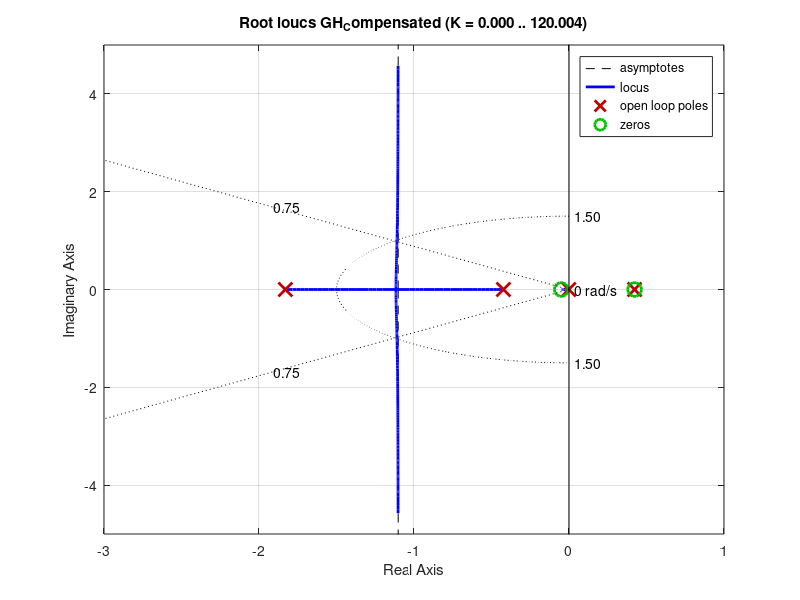
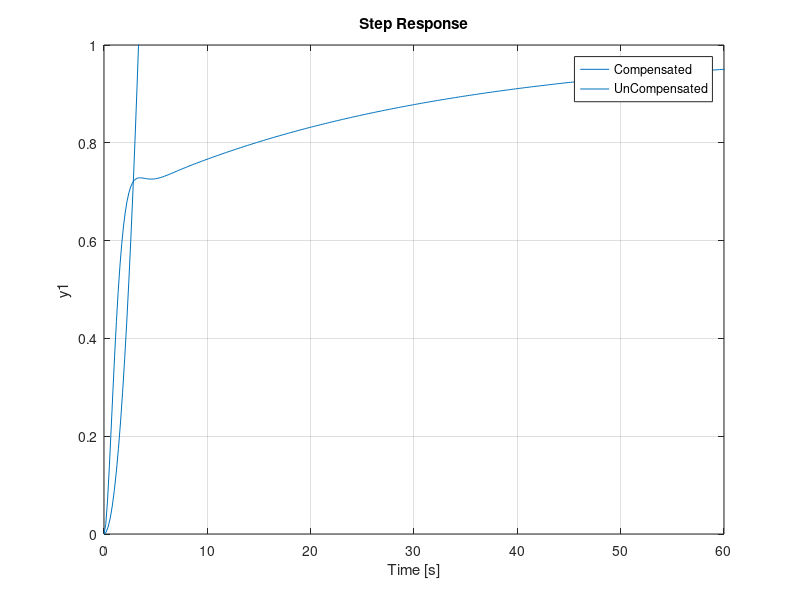
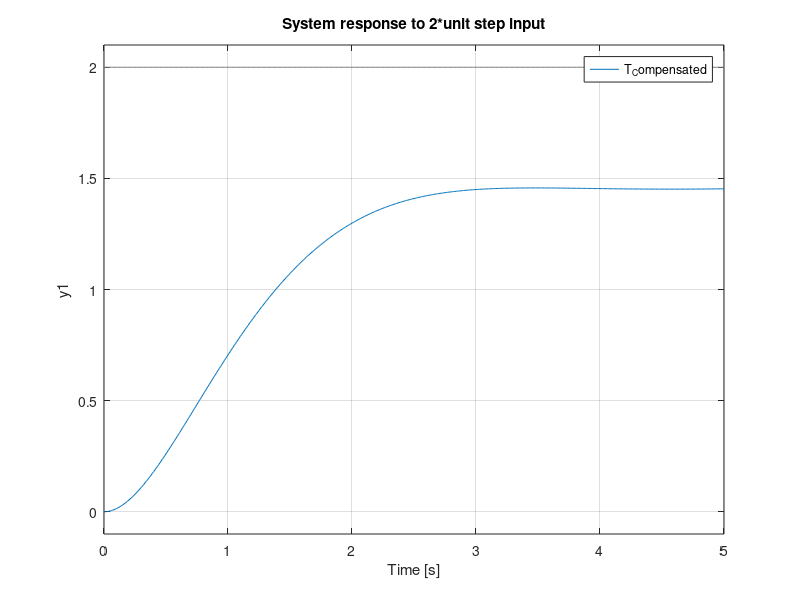
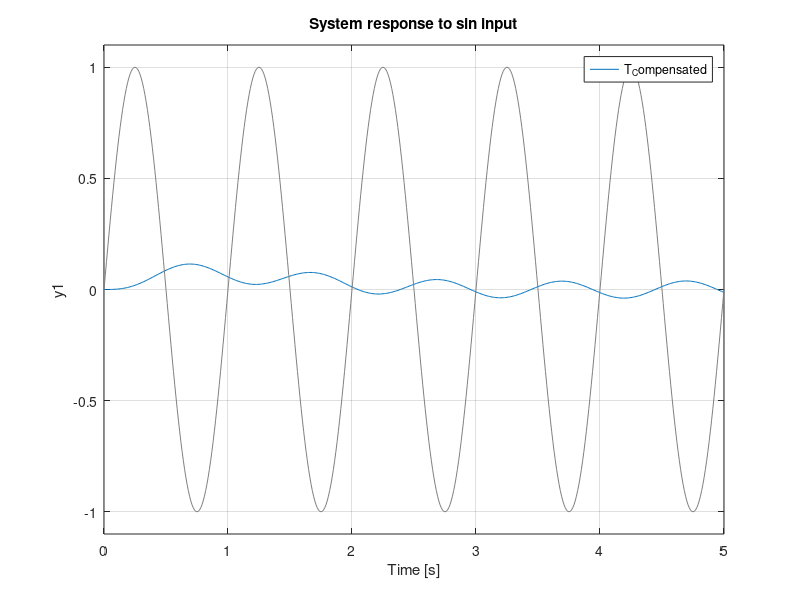

These charts were generated, in order, by the following MATLAB code:
clear;clc;

% For Gc . G ;Compensated open looped transfer function 
figure 
GH_unCompensated=tf([0.179],[1 0 -0.179])
Gc_up=conv([1 -(0.179^0.5)],[1 0.05])
Gc_down=conv([1 1.83],[1 0.001])
num=conv(Gc_up,[0.179]);
den=conv(Gc_down,[1 0 -0.179]);
GH_Compensated = tf(num,den)
rlocus(GH_Compensated);
sgrid([0.75] , [1.5])
axis([-3 1 -5 5])

%Compensated & unCompensated step response
figure 
K1=8.25
K2=1.03
T_Compensated=K2*K1*GH_Compensated/(1+K2*K1*GH_Compensated)
poles_of_T_Compensated=pole(T_Compensated)
step(T_Compensated)
hold on
step(GH_unCompensated/(1+GH_unCompensated))
axis([0 60 0 1])
legend('Compensated','UnCompensated')
grid on

%system response to 2*unit step input
figure
t=0:0.01:5;
temp=t;
temp(:,:)=2;
u=temp;
lsim(T_Compensated,u,t)
title('System response to 2*unit step input')
grid on

% System response to sin input
figure
t=0:0.01:5;
u=sin(2*pi*t);
lsim(T_Compensated,u,t)
title('System response to sin input')
grid on

% bode & nyquist For G_Compensated open looped transfer function 
figure
w=logspace(-1,2);
bode(GH_Compensated,w);
[Gm pm wcp wcg]=margin(GH_Compensated)
GmdB=20*log10(Gm)
grid on
figure
nyquist(GH_Compensated);
grid on